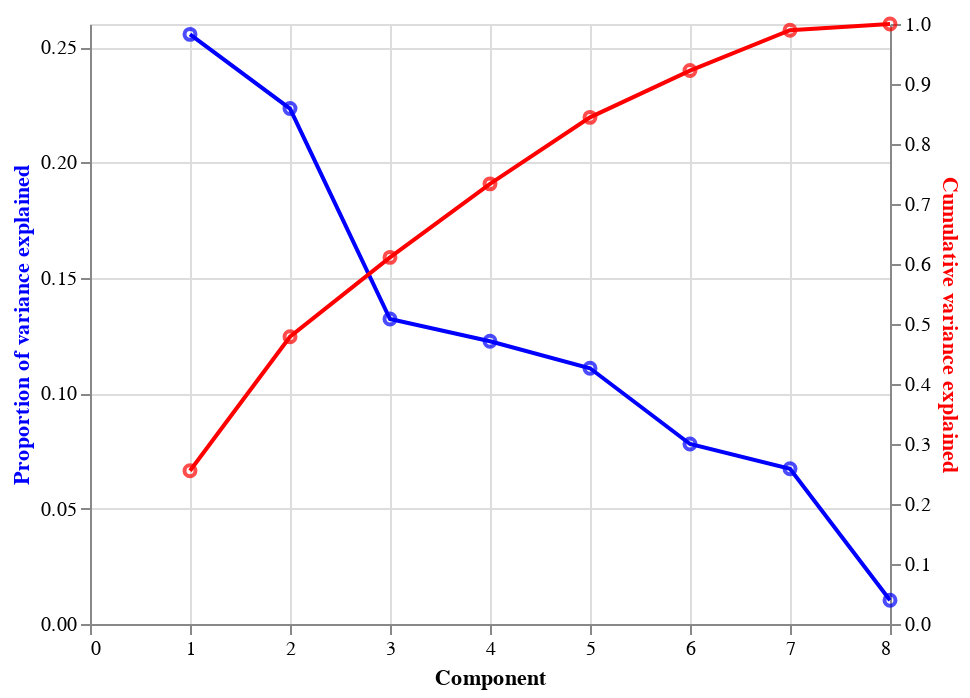

The code cell stored with this chart in its notebook:
### Markdown cell above
<!-- BEGIN QUESTION -->

#### (iv) Plot the variance explained by each PC.

Use `pcvars` to construct a dual-axis plot showing the proportion of variance explained (left y axis) and cumulative variance explained (right y axis) as a function of component number (x axis), with points indicating the variance ratios and lines connecting the points. 

Follow these steps:

1. Construct a base chart that encodes only `Component` on the `X` channel. Store this as `base`.
2. Make a base layer for the proportion of variance explained that modifies `base` by encoding `Proportion of variance explained` on the `Y` channel. Store the result as `prop_var_base`.
    + Give the `Y` axis title a distinct color of your choosing via `alt.Y(..., axis = alt.Axis(titleColor = ...))`.


3. Make a base layer for the cumulative variance explained that modifies `base` by endocing `Cumulative variance explained` on the `Y` channel. Store the result as `cum_var_base`.
    + Give the `Y` axis title another distinct color of your choosing via `alt.Y(..., axis = alt.Axis(titleColor = ...))`.


4. Create a plot layer for the proportion of variance explained by combining points (`prop_var_base.mark_point()`) with lines (`prop_var_base.mark_line()`). Store the result as `prop_var`.
    + Apply the color you chose for the axis title to the points and lines.


5. Repeat the previous step for the cumulative variance explained. Store the result as `cum_var`.
    + Apply the color you chose for the axis title to the points and lines.


6. Layer the plots together using `alt.layer(l1, l2).resolve_scale(y = 'independent')`.

### Code cell
# encode component axis only as base layer
base = alt.Chart(pcvars).encode(
    x = alt.X('Component')
)

# make a base layer for the proportion of variance explained
prop_var_base = base.encode(
    y = alt.Y('Proportion of variance explained',
              axis = alt.Axis(titleColor = 'blue')
             )
)

# make a base layer for the cumulative variance explained
cum_var_base = base.encode(
    y = alt.Y('Cumulative variance explained',
              axis = alt.Axis(titleColor = 'red')
             )
)

# add points and lines to each base layer
prop_var = prop_var_base.mark_point(stroke = 'blue') + prop_var_base.mark_line(stroke = 'blue')
cum_var = cum_var_base.mark_point(stroke = 'red') + cum_var_base.mark_line(stroke= 'red')
# layer the layers
alt.layer(prop_var, cum_var).resolve_scale(y='independent')

### Figure 1 — Vega-Lite specification as saved in the notebook (floating-point values rounded to 4 significant figures)
{"config": {"view": {"continuousWidth": 400, "continuousHeight": 300}}, "layer": [{"layer": [{"mark": {"type": "point", "stroke": "blue"}, "encoding": {"x": {"field": "Component", "type": "quantitative"}, "y": {"axis": {"titleColor": "blue"}, "field": "Proportion of variance explained", "type": "quantitative"}}}, {"mark": {"type": "line", "stroke": "blue"}, "encoding": {"x": {"field": "Component", "type": "quantitative"}, "y": {"axis": {"titleColor": "blue"}, "field": "Proportion of variance explained", "type": "quantitative"}}}]}, {"layer": [{"mark": {"type": "point", "stroke": "red"}, "encoding": {"x": {"field": "Component", "type": "quantitative"}, "y": {"axis": {"titleColor": "red"}, "field": "Cumulative variance explained", "type": "quantitative"}}}, {"mark": {"type": "line", "stroke": "red"}, "encoding": {"x": {"field": "Component", "type": "quantitative"}, "y": {"axis": {"titleColor": "red"}, "field": "Cumulative variance explained", "type": "quantitative"}}}]}], "data": {"name": "data-559c2b33ed582de0b2b90ca294b2ce3f"}, "resolve": {"scale": {"y": "independent"}}, "$schema": "https://vega.github.io/schema/vega-lite/v4.17.0.json", "datasets": {"data-559c2b33ed582de0b2b90ca294b2ce3f": [{"Proportion of variance explained": 0.2555, "Component": 1, "Cumulative variance explained": 0.2555}, {"Proportion of variance explained": 0.2234, "Component": 2, "Cumulative variance explained": 0.4789}, {"Proportion of variance explained": 0.1321, "Component": 3, "Cumulative variance explained": 0.611}, {"Proportion of variance explained": 0.1225, "Component": 4, "Cumulative variance explained": 0.7336}, {"Proportion of variance explained": 0.1108, "Component": 5, "Cumulative variance explained": 0.8444}, {"Proportion of variance explained": 0.07799, "Component": 6, "Cumulative variance explained": 0.9224}, {"Proportion of variance explained": 0.0673, "Component": 7, "Cumulative variance explained": 0.9897}, {"Proportion of variance explained": 0.01032, "Component": 8, "Cumulative variance explained": 1.0}]}}
